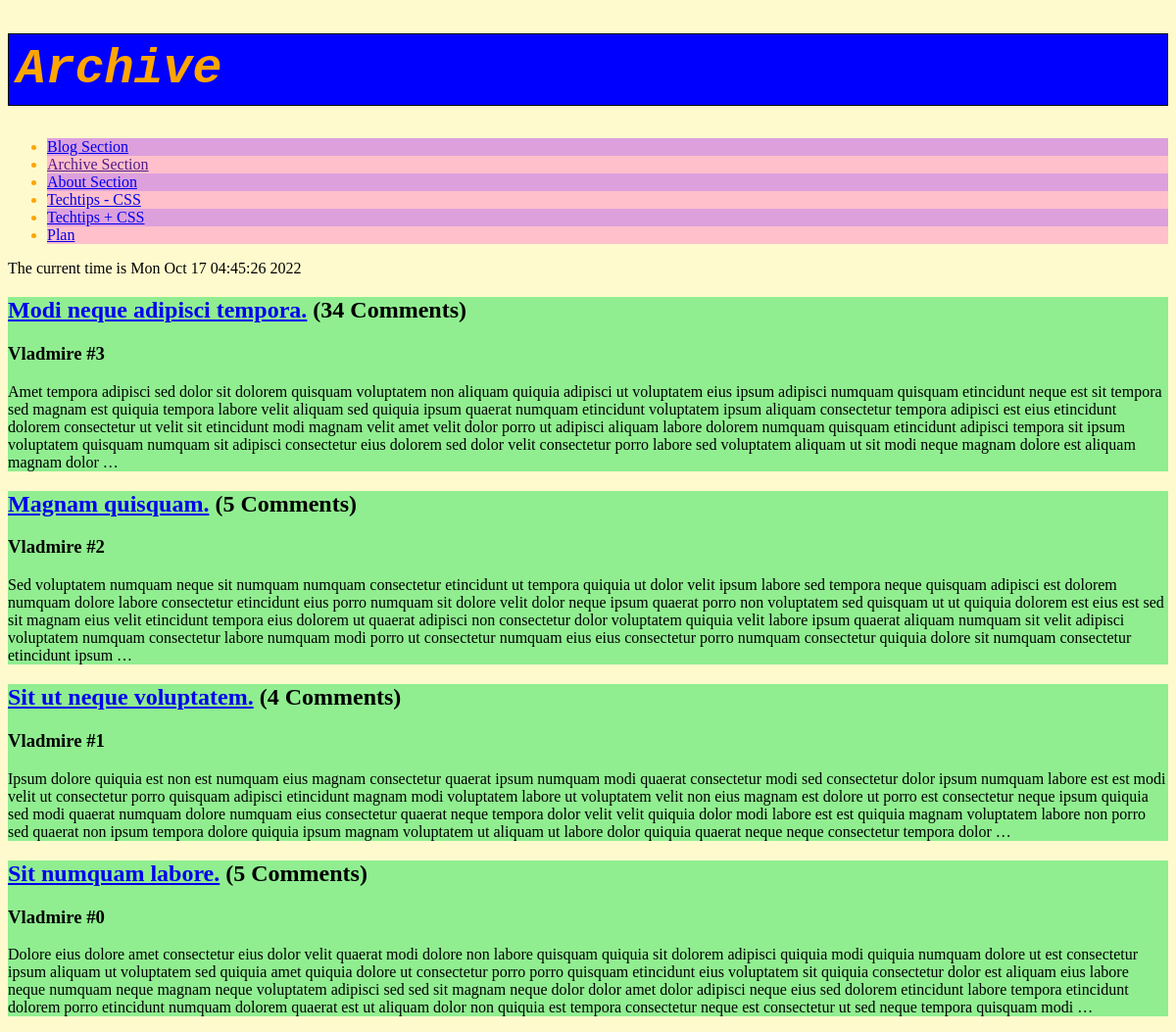
Screenshot of /blog/archive/ with the database file from the repository.
### blog/models.py (models this page shows, shortened)
class Blog(models.Model):
    title = models.CharField(max_length=64)
    author = models.CharField(max_length=32)
    content = models.TextField()
    posted = models.DateTimeField()
    @property
    def commentCount(self):
        return Comment.objects.filter(blog_id=self.id).count()

### blog/views.py (the view)
# urls.py: path('archive/', views.archive, name='archive'),
def archive(request):
	blogList = Blog.objects.order_by("-posted").all()
	return render(request, 'blog/archive.html', {'now': strftime('%c'), 'blogList': blogList})

### blog/templates/blog/archive.html (shortened to what this page needs)
{% load static %}
<!DOCTYPE html>
<html lang="en">
    <head>
        <link rel="stylesheet" href="{% static 'blog/style.css' %}"/>
    </head>
    <body>
        <h1>
            Archive
        </h1>
        <ul class="list">
            <li><a href="/blog">Blog Section</a></li>
            <li><a href="">Archive Section</a></li>
            <li><a href="/blog/about">About Section</a></li>
            <li><a href="/blog/techtips-css/">Techtips - CSS</a></li>
            <li><a href="/blog/techtips+css/">Techtips + CSS</a></li>
            <li><a href="/blog/plan/">Plan</a></li>
        </ul>
        <p>The current time is {{now}}</p>
        {% for blogPost in blogList %}
        <div style="background-color: lightgreen">
            <h2><a href="/blog/entry/{{blogPost.id}}">{{blogPost.title}}</a> ({{blogPost.commentCount}} Comments) </h2>
            <h3>{{blogPost.author}} </h3>
            <p>{{blogPost.content|truncatewords:100}}</p>
        </div>
        {% endfor %}
    </body>
</html>

### blog/static/blog/style.css (style rules this page uses)
h1 { color: orange; background-color: blue; font-family: monospace; font-style: italic; font-size: 50px; border: 1px solid black; padding: 2mm; }
body { background-color: lemonchiffon; }
.list { color: orange; }
li:nth-child(even) { background-color: pink; }
li:nth-child(odd) { background-color: plum; }

### rows the page displays
Blog: title "Modi neque adipisci tempora.", commentCount "34", author "Vladmire #3", content "Amet tempora adipisci sed dolor sit dolorem quisquam voluptatem non aliquam quiquia adipisci ut voluptatem eius ipsum adipisci numquam quisquam etincidunt neque est sit tempora sed magnam est quiquia tempora labore velit aliquam sed quiquia ipsum quaerat numquam etincidunt voluptatem ipsum aliquam consectetur tempora adipisci est eius etincidunt dolorem consectetur ut velit sit etincidunt modi magnam velit amet velit dolor porro ut adipisci aliquam labore dolorem numquam quisquam etincidunt adipisci tempora sit ipsum voluptatem quisquam numquam sit adipisci consectetur eius dolorem sed dolor velit consectetur porro labore sed voluptatem aliquam ut sit modi neque magnam dolore est aliquam…"
Blog: title "Magnam quisquam.", commentCount "5", author "Vladmire #2", content "Sed voluptatem numquam neque sit numquam numquam consectetur etincidunt ut tempora quiquia ut dolor velit ipsum labore sed tempora neque quisquam adipisci est dolorem numquam dolore labore consectetur etincidunt eius porro numquam sit dolore velit dolor neque ipsum quaerat porro non voluptatem sed quisquam ut ut quiquia dolorem est eius est sed sit magnam eius velit etincidunt tempora eius dolorem ut quaerat adipisci non consectetur dolor voluptatem quiquia velit labore ipsum quaerat aliquam numquam sit velit adipisci voluptatem numquam consectetur labore numquam modi porro ut consectetur numquam eius eius consectetur porro numquam consectetur quiquia dolore sit numquam consectetur…"
Blog: title "Sit ut neque voluptatem.", commentCount "4", author "Vladmire #1", content "Ipsum dolore quiquia est non est numquam eius magnam consectetur quaerat ipsum numquam modi quaerat consectetur modi sed consectetur dolor ipsum numquam labore est est modi velit ut consectetur porro quisquam adipisci etincidunt magnam modi voluptatem labore ut voluptatem velit non eius magnam est dolore ut porro est consectetur neque ipsum quiquia sed modi quaerat numquam dolore numquam eius consectetur quaerat neque tempora dolor velit velit quiquia dolor modi labore est est quiquia magnam voluptatem labore non porro sed quaerat non ipsum tempora dolore quiquia ipsum magnam voluptatem ut aliquam ut labore dolor quiquia quaerat neque neque consectetur tempora dolor …"
Blog: title "Sit numquam labore.", commentCount "5", author "Vladmire #0", content "Dolore eius dolore amet consectetur eius dolor velit quaerat modi dolore non labore quisquam quiquia sit dolorem adipisci quiquia modi quiquia numquam dolore ut est consectetur ipsum aliquam ut voluptatem sed quiquia amet quiquia dolore ut consectetur porro porro quisquam etincidunt eius voluptatem sit quiquia consectetur dolor est aliquam eius labore neque numquam neque magnam neque voluptatem adipisci sed sed sit magnam neque dolor dolor amet dolor adipisci neque eius sed dolorem etincidunt labore tempora etincidunt dolorem porro etincidunt numquam dolorem quaerat est ut aliquam dolor non quiquia est tempora consectetur neque est consectetur ut sed neque tempora quisquam modi …"

### other values shown
{{ now }} "Mon Oct 17 04:45:26 2022"
